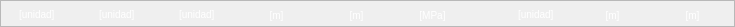
              <widget class="QFrame" name="frame">
               <property name="geometry">
                <rect>
                 <x>8</x>
                 <y>58</y>
                 <width>735</width>
                 <height>27</height>
                </rect>
               </property>
               <property name="styleSheet">
                <string notr="true">background-color: none;
font-size: 10px;</string>
               </property>
               <property name="frameShape">
                <enum>QFrame::StyledPanel</enum>
               </property>
               <property name="frameShadow">
                <enum>QFrame::Raised</enum>
               </property>
               <widget class="QLabel" name="label_2">
                <property name="geometry">
                 <rect>
                  <x>99</x>
                  <y>8</y>
                  <width>47</width>
                  <height>13</height>
                 </rect>
                </property>
                <property name="styleSheet">
                 <string notr="true">color: rgb(255, 255, 255);</string>
                </property>
                <property name="text">
                 <string>[unidad]</string>
                </property>
               </widget>
               <widget class="QLabel" name="lb_tbl_elem_B">
                <property name="geometry">
                 <rect>
                  <x>262</x>
                  <y>8</y>
                  <width>29</width>
                  <height>16</height>
                 </rect>
                </property>
                <property name="styleSheet">
                 <string notr="true">color: rgb(255, 255, 255);</string>
                </property>
                <property name="text">
                 <string>&lt;html&gt;&lt;head/&gt;&lt;body&gt;&lt;p align=&quot;center&quot;&gt;[m]&lt;/p&gt;&lt;/body&gt;&lt;/html&gt;</string>
                </property>
               </widget>
               <widget class="QLabel" name="label">
                <property name="geometry">
                 <rect>
                  <x>19</x>
                  <y>8</y>
                  <width>47</width>
                  <height>13</height>
                 </rect>
                </property>
                <property name="styleSheet">
                 <string notr="true">color: rgb(255, 255, 255);
</string>
                </property>
                <property name="text">
                 <string>[unidad]</string>
                </property>
               </widget>
               <widget class="QLabel" name="label_4">
                <property name="geometry">
                 <rect>
                  <x>179</x>
                  <y>8</y>
                  <width>47</width>
                  <height>13</height>
                 </rect>
                </property>
                <property name="styleSheet">
                 <string notr="true">color: rgb(255, 255, 255);</string>
                </property>
                <property name="text">
                 <string>[unidad]</string>
                </property>
               </widget>
               <widget class="QLabel" name="lb_tbl_elem_h">
                <property name="geometry">
                 <rect>
                  <x>342</x>
                  <y>8</y>
                  <width>29</width>
                  <height>16</height>
                 </rect>
                </property>
                <property name="styleSheet">
                 <string notr="true">color: rgb(255, 255, 255);</string>
                </property>
                <property name="text">
                 <string>&lt;html&gt;&lt;head/&gt;&lt;body&gt;&lt;p align=&quot;center&quot;&gt;[m]&lt;/p&gt;&lt;/body&gt;&lt;/html&gt;</string>
                </property>
               </widget>
               <widget class="QLabel" name="lb_tbl_elem_E">
                <property name="geometry">
                 <rect>
                  <x>418</x>
                  <y>8</y>
                  <width>29</width>
                  <height>16</height>
                 </rect>
                </property>
                <property name="styleSheet">
                 <string notr="true">color: rgb(255, 255, 255);</string>
                </property>
                <property name="text">
                 <string>&lt;html&gt;&lt;head/&gt;&lt;body&gt;&lt;p align=&quot;center&quot;&gt;[MPa]&lt;/p&gt;&lt;/body&gt;&lt;/html&gt;</string>
                </property>
               </widget>
               <widget class="QLabel" name="lb_tbl_nod_cy">
                <property name="geometry">
                 <rect>
                  <x>678</x>
                  <y>8</y>
                  <width>29</width>
                  <height>16</height>
                 </rect>
                </property>
                <property name="styleSheet">
                 <string notr="true">color: rgb(255, 255, 255);</string>
                </property>
                <property name="text">
                 <string>&lt;html&gt;&lt;head/&gt;&lt;body&gt;&lt;p align=&quot;center&quot;&gt;[m]&lt;/p&gt;&lt;/body&gt;&lt;/html&gt;</string>
                </property>
               </widget>
               <widget class="QLabel" name="label_8">
                <property name="geometry">
                 <rect>
                  <x>518</x>
                  <y>8</y>
                  <width>47</width>
                  <height>13</height>
                 </rect>
                </property>
                <property name="styleSheet">
                 <string notr="true">color: rgb(255, 255, 255);</string>
                </property>
                <property name="text">
                 <string>[unidad]</string>
                </property>
               </widget>
               <widget class="QLabel" name="lb_tbl_nod_cx">
                <property name="geometry">
                 <rect>
                  <x>598</x>
                  <y>8</y>
                  <width>29</width>
                  <height>16</height>
                 </rect>
                </property>
                <property name="styleSheet">
                 <string notr="true">color: rgb(255, 255, 255);</string>
                </property>
                <property name="text">
                 <string>&lt;html&gt;&lt;head/&gt;&lt;body&gt;&lt;p align=&quot;center&quot;&gt;[m]&lt;/p&gt;&lt;/body&gt;&lt;/html&gt;</string>
                </property>
               </widget>
              </widget>
